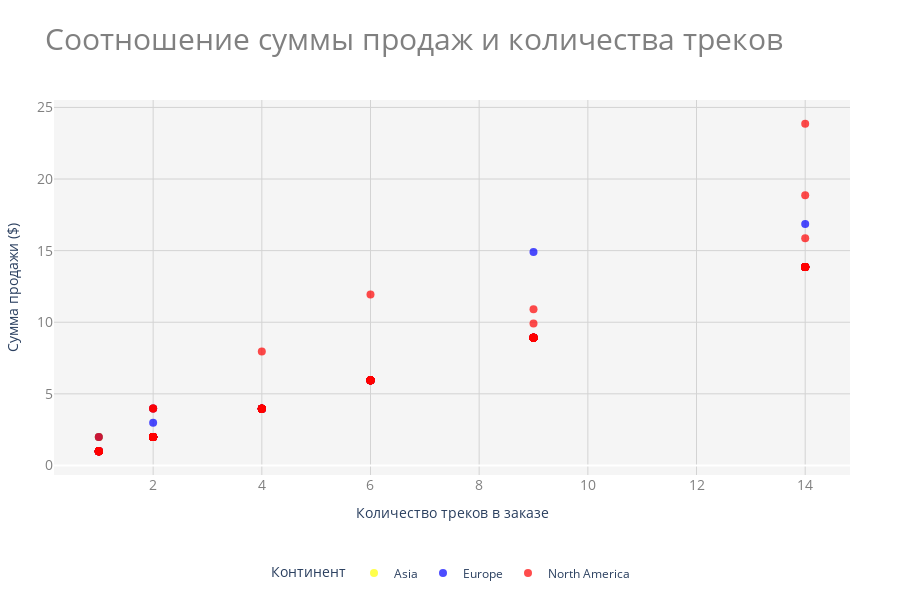

Notebook source saved alongside this figure:
### Markdown cell above
- Измените шрифт тиков (значения осей) на 14, цвет на серый.

### Code cell
# 5 exercise
fig.update_layout(
    title={
        'text': "Соотношение суммы продаж и количества треков",
        'font': {
            'size': 30,
            'color': 'gray'
        }
    },
    plot_bgcolor='rgba(245,245,245,1)',
    margin=dict(l=50, r=50, b=50, t=100),
    xaxis=dict(
        title='Количество треков в заказе',
        title_font=dict(size=14),
        gridcolor='lightgray',
        tickfont=dict(
            size=14,
            color='gray'
        )
    ),
    yaxis=dict(
        title='Сумма продажи ($)',
        title_font=dict(size=14),
        gridcolor='lightgray',
        tickfont=dict(
            size=14,
            color='gray'
        )
    ),
    legend=dict(
        title='Континент',
        orientation="h",
        yanchor="bottom",
        y=-0.3,
        xanchor="center",
        x=0.5
    )
)

### Figure 1 — Plotly figure (JSON) as saved in the notebook; plotly's stock layout.template omitted (floating-point values rounded to 4 significant figures; data arrays with more than 128 entries replaced by an {"elided": "..."} marker saying what was removed)
{"data": [{"customdata": [["India"], ["India"], ["India"], ["India"], ["India"], ["India"], ["India"], ["India"], ["India"], ["India"], ["India"], ["India"], ["India"]], "hovertemplate": "Континент=Asia<br>Количество треков в заказе=%{x}<br>Сумма продажи ($)=%{y}<br>country=%{customdata[0]}<extra></extra>", "legendgroup": "Asia", "marker": {"color": "yellow", "opacity": 0.7, "size": 8, "symbol": "circle"}, "mode": "markers", "name": "Asia", "orientation": "v", "showlegend": true, "type": "scatter", "x": [2, 2, 9, 14, 1, 4, 1, 14, 6, 9, 6, 2, 4], "xaxis": "x", "y": [1.98, 1.98, 8.91, 13.86, 1.99, 3.96, 1.99, 13.86, 5.94, 8.91, 5.94, 1.98, 3.96], "yaxis": "y"}, {"customdata": [["Germany"], ["Germany"], ["Germany"], ["France"], ["Germany"], ["Germany"], ["Germany"], ["France"], ["France"], ["France"], ["Germany"], ["Germany"], ["France"], ["Germany"], ["France"], ["France"], ["Germany"], ["Germany"], ["Germany"], ["France"], ["France"], ["France"], ["France"], ["Germany"], ["Germany"], ["Germany"], ["France"], ["France"], ["France"], ["France"], ["France"], ["Germany"], ["Germany"], ["France"], ["France"], ["France"], ["France"], ["Germany"], ["France"], ["France"], ["Germany"], ["France"], ["France"], ["Germany"], ["France"], ["France"], ["France"], ["Germany"], ["Germany"], ["France"], ["Germany"], ["France"], ["France"], ["Germany"], ["Germany"], ["Germany"], ["France"], ["France"], ["Germany"], ["France"], ["Germany"], ["France"], ["France"]], "hovertemplate": "Континент=Europe<br>Количество треков в заказе=%{x}<br>Сумма продажи ($)=%{y}<br>country=%{customdata[0]}<extra></extra>", "legendgroup": "Europe", "marker": {"color": "blue", "opacity": 0.7, "size": 8, "symbol": "circle"}, "mode": "markers", "name": "Europe", "orientation": "v", "showlegend": true, "type": "scatter", "x": [4, 14, 6, 14, 14, 2, 9, 4, 14, 2, 1, 2, 1, 1, 2, 4, 1, 4, 6, 6, 9, 4, 2, 2, 9, 2, 2, 6, 2, 2, 6, 6, 2, 2, 9, 2, 2, 2, 1, 4, 9, 2, 9, 4, 4, 1, 9, 2, 14, 1, 9, 14, 1, 6, 2, 4, 14, 6, 14, 6, 1, 14, 9], "xaxis": "x", "y": [3.96, 13.86, 5.94, 13.86, 13.86, 1.98, 8.91, 3.96, 13.86, 3.98, 0.99, 1.98, 0.99, 0.99, 1.98, 3.96, 0.99, 3.96, 5.94, 5.94, 8.91, 3.96, 1.98, 1.98, 14.91, 1.98, 1.98, 5.94, 2.98, 1.98, 5.94, 5.94, 1.98, 1.98, 8.91, 1.98, 1.98, 1.98, 1.99, 3.96, 8.91, 1.98, 8.91, 3.96, 3.96, 0.99, 8.91, 1.98, 13.86, 0.99, 8.91, 13.86, 0.99, 5.94, 1.98, 3.96, 16.86, 5.94, 13.86, 5.94, 0.99, 13.86, 8.91], "yaxis": "y"}, {"customdata": {"elided": "147x1 str values"}, "hovertemplate": "Континент=North America<br>Количество треков в заказе=%{x}<br>Сумма продажи ($)=%{y}<br>country=%{customdata[0]}<extra></extra>", "legendgroup": "North America", "marker": {"color": "red", "opacity": 0.7, "size": 8, "symbol": "circle"}, "mode": "markers", "name": "North America", "orientation": "v", "showlegend": true, "type": "scatter", "x": {"elided": "147 int values"}, "xaxis": "x", "y": {"elided": "147 float values"}, "yaxis": "y"}], "layout": {"height": 600, "legend": {"orientation": "h", "title": {"text": "Континент"}, "tracegroupgap": 0, "x": 0.5, "xanchor": "center", "y": -0.3, "yanchor": "bottom"}, "margin": {"b": 50, "l": 50, "r": 50, "t": 100}, "plot_bgcolor": "rgba(245,245,245,1)", "title": {"font": {"color": "gray", "size": 30}, "text": "Соотношение суммы продаж и количества треков"}, "xaxis": {"anchor": "y", "domain": [0, 1], "gridcolor": "lightgray", "tickfont": {"color": "gray", "size": 14}, "title": {"font": {"size": 14}, "text": "Количество треков в заказе"}}, "yaxis": {"anchor": "x", "domain": [0, 1], "gridcolor": "lightgray", "tickfont": {"color": "gray", "size": 14}, "title": {"font": {"size": 14}, "text": "Сумма продажи ($)"}}}}
